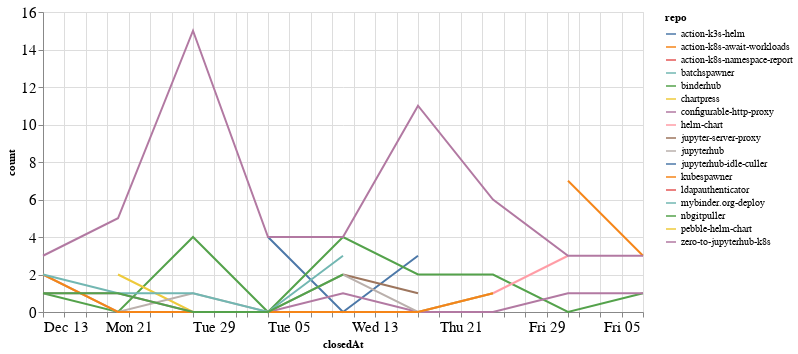

The notebook cell saved with this chart:
### Code cell
closed_by_time = closed_by.groupby('repo').resample('W', on='closedAt').count()['author'].reset_index()
closed_by_time = closed_by_time.rename(columns={'author': 'count'})

alt.Chart(closed_by_time, width=600).mark_line().encode(
    x='closedAt',
    y='count',
    color='repo',
    tooltip="repo"
)

### Figure 1 — Vega-Lite specification as saved in the notebook (floating-point values rounded to 4 significant figures)
{"config": {"axisLeft": {"labelFontSize": 15}, "axisBottom": {"labelFontSize": 15}}, "data": {"name": "data-f066ceb4d254656d2affb6833edfd241"}, "mark": "line", "encoding": {"color": {"type": "nominal", "field": "repo"}, "tooltip": {"type": "nominal", "field": "repo"}, "x": {"type": "temporal", "field": "closedAt"}, "y": {"type": "quantitative", "field": "count"}}, "width": 600, "$schema": "https://vega.github.io/schema/vega-lite/v4.8.1.json", "datasets": {"data-f066ceb4d254656d2affb6833edfd241": [{"repo": "action-k3s-helm", "closedAt": "2021-01-03T00:00:00", "count": 4}, {"repo": "action-k3s-helm", "closedAt": "2021-01-10T00:00:00", "count": 0}, {"repo": "action-k3s-helm", "closedAt": "2021-01-17T00:00:00", "count": 3}, {"repo": "action-k8s-await-workloads", "closedAt": "2021-01-31T00:00:00", "count": 7}, {"repo": "action-k8s-await-workloads", "closedAt": "2021-02-07T00:00:00", "count": 3}, {"repo": "action-k8s-namespace-report", "closedAt": "2021-02-07T00:00:00", "count": 1}, {"repo": "batchspawner", "closedAt": "2021-01-31T00:00:00", "count": 4}, {"repo": "binderhub", "closedAt": "2020-12-13T00:00:00", "count": 1}, {"repo": "binderhub", "closedAt": "2020-12-20T00:00:00", "count": 0}, {"repo": "binderhub", "closedAt": "2020-12-27T00:00:00", "count": 4}, {"repo": "binderhub", "closedAt": "2021-01-03T00:00:00", "count": 0}, {"repo": "binderhub", "closedAt": "2021-01-10T00:00:00", "count": 4}, {"repo": "binderhub", "closedAt": "2021-01-17T00:00:00", "count": 2}, {"repo": "binderhub", "closedAt": "2021-01-24T00:00:00", "count": 2}, {"repo": "binderhub", "closedAt": "2021-01-31T00:00:00", "count": 0}, {"repo": "binderhub", "closedAt": "2021-02-07T00:00:00", "count": 1}, {"repo": "chartpress", "closedAt": "2020-12-20T00:00:00", "count": 2}, {"repo": "chartpress", "closedAt": "2020-12-27T00:00:00", "count": 0}, {"repo": "chartpress", "closedAt": "2021-01-03T00:00:00", "count": 0}, {"repo": "chartpress", "closedAt": "2021-01-10T00:00:00", "count": 0}, {"repo": "chartpress", "closedAt": "2021-01-17T00:00:00", "count": 0}, {"repo": "chartpress", "closedAt": "2021-01-24T00:00:00", "count": 1}, {"repo": "configurable-http-proxy", "closedAt": "2020-12-13T00:00:00", "count": 1}, {"repo": "configurable-http-proxy", "closedAt": "2020-12-20T00:00:00", "count": 1}, {"repo": "configurable-http-proxy", "closedAt": "2020-12-27T00:00:00", "count": 0}, {"repo": "configurable-http-proxy", "closedAt": "2021-01-03T00:00:00", "count": 0}, {"repo": "configurable-http-proxy", "closedAt": "2021-01-10T00:00:00", "count": 1}, {"repo": "configurable-http-proxy", "closedAt": "2021-01-17T00:00:00", "count": 0}, {"repo": "configurable-http-proxy", "closedAt": "2021-01-24T00:00:00", "count": 0}, {"repo": "configurable-http-proxy", "closedAt": "2021-01-31T00:00:00", "count": 1}, {"repo": "configurable-http-proxy", "closedAt": "2021-02-07T00:00:00", "count": 1}, {"repo": "helm-chart", "closedAt": "2021-01-24T00:00:00", "count": 1}, {"repo": "helm-chart", "closedAt": "2021-01-31T00:00:00", "count": 3}, {"repo": "jupyter-server-proxy", "closedAt": "2021-01-10T00:00:00", "count": 2}, {"repo": "jupyter-server-proxy", "closedAt": "2021-01-17T00:00:00", "count": 1}, {"repo": "jupyterhub", "closedAt": "2020-12-13T00:00:00", "count": 2}, {"repo": "jupyterhub", "closedAt": "2020-12-20T00:00:00", "count": 0}, {"repo": "jupyterhub", "closedAt": "2020-12-27T00:00:00", "count": 1}, {"repo": "jupyterhub", "closedAt": "2021-01-03T00:00:00", "count": 0}, {"repo": "jupyterhub", "closedAt": "2021-01-10T00:00:00", "count": 2}, {"repo": "jupyterhub", "closedAt": "2021-01-17T00:00:00", "count": 0}, {"repo": "jupyterhub", "closedAt": "2021-01-24T00:00:00", "count": 1}, {"repo": "jupyterhub-idle-culler", "closedAt": "2021-01-31T00:00:00", "count": 1}, {"repo": "kubespawner", "closedAt": "2020-12-13T00:00:00", "count": 2}, {"repo": "kubespawner", "closedAt": "2020-12-20T00:00:00", "count": 0}, {"repo": "kubespawner", "closedAt": "2020-12-27T00:00:00", "count": 0}, {"repo": "kubespawner", "closedAt": "2021-01-03T00:00:00", "count": 0}, {"repo": "kubespawner", "closedAt": "2021-01-10T00:00:00", "count": 0}, {"repo": "kubespawner", "closedAt": "2021-01-17T00:00:00", "count": 0}, {"repo": "kubespawner", "closedAt": "2021-01-24T00:00:00", "count": 1}, {"repo": "ldapauthenticator", "closedAt": "2020-12-13T00:00:00", "count": 1}, {"repo": "mybinder.org-deploy", "closedAt": "2020-12-13T00:00:00", "count": 2}, {"repo": "mybinder.org-deploy", "closedAt": "2020-12-20T00:00:00", "count": 1}, {"repo": "mybinder.org-deploy", "closedAt": "2020-12-27T00:00:00", "count": 1}, {"repo": "mybinder.org-deploy", "closedAt": "2021-01-03T00:00:00", "count": 0}, {"repo": "mybinder.org-deploy", "closedAt": "2021-01-10T00:00:00", "count": 3}, {"repo": "nbgitpuller", "closedAt": "2020-12-13T00:00:00", "count": 1}, {"repo": "nbgitpuller", "closedAt": "2020-12-20T00:00:00", "count": 1}, {"repo": "nbgitpuller", "closedAt": "2020-12-27T00:00:00", "count": 0}, {"repo": "nbgitpuller", "closedAt": "2021-01-03T00:00:00", "count": 0}, {"repo": "nbgitpuller", "closedAt": "2021-01-10T00:00:00", "count": 2}, {"repo": "pebble-helm-chart", "closedAt": "2020-12-13T00:00:00", "count": 1}, {"repo": "zero-to-jupyterhub-k8s", "closedAt": "2020-12-13T00:00:00", "count": 3}, {"repo": "zero-to-jupyterhub-k8s", "closedAt": "2020-12-20T00:00:00", "count": 5}, {"repo": "zero-to-jupyterhub-k8s", "closedAt": "2020-12-27T00:00:00", "count": 15}, {"repo": "zero-to-jupyterhub-k8s", "closedAt": "2021-01-03T00:00:00", "count": 4}, {"repo": "zero-to-jupyterhub-k8s", "closedAt": "2021-01-10T00:00:00", "count": 4}, {"repo": "zero-to-jupyterhub-k8s", "closedAt": "2021-01-17T00:00:00", "count": 11}, {"repo": "zero-to-jupyterhub-k8s", "closedAt": "2021-01-24T00:00:00", "count": 6}, {"repo": "zero-to-jupyterhub-k8s", "closedAt": "2021-01-31T00:00:00", "count": 3}, {"repo": "zero-to-jupyterhub-k8s", "closedAt": "2021-02-07T00:00:00", "count": 3}]}}
